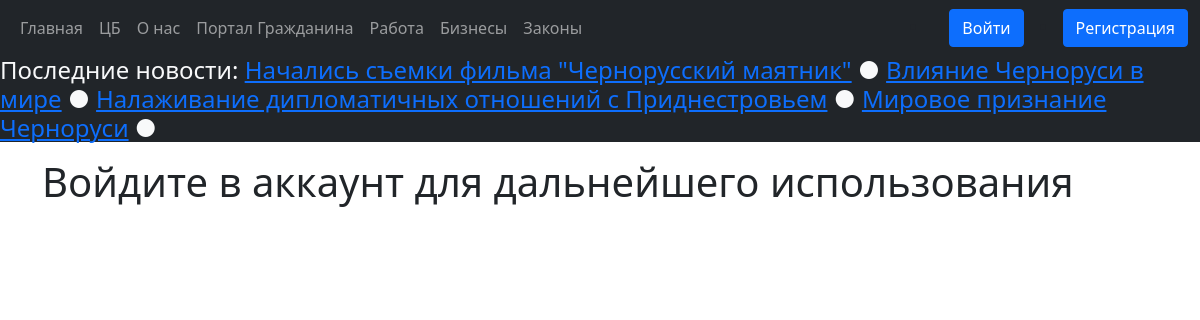
The page / on the database its author committed.
### bank/models.py (models this page shows, shortened)
class Article(models.Model):
    author = models.ForeignKey(User, on_delete=models.CASCADE, related_name='articles')
    title = models.CharField(max_length=1024)
    content = models.TextField()
    pub_date = models.DateTimeField(default=timezone.now)
    picture = models.ImageField(upload_to='article_image/', blank=True)
    class Meta:
        ordering = ['-pub_date']

### bank/views.py (the view)
# urls.py: path('', views.index, name='index'),
def index(request):
    all_emp = Employee.objects.all()
    total_money = 0
    count = 0
    for emp in all_emp:
        total_money += emp.position.salary
        count += 1
    average_salary = total_money // count
    central_bank = BankAccount.objects.get(name="GOV9G632R2")
    articles = Article.objects.all()[:10]
    index_dict = {
        'average_salary': average_salary,
        'central_bank': central_bank,
        'articles': articles,
    }
    return render(request, 'bank/index.html', context=index_dict)

### bank/templates/bank/index.html (shortened to what this page needs)
<!DOCTYPE html>
{% extends 'bank/base.html' %}
{% load static %}
{% block extra_nav %}
    <h4 class="bg-dark text-light"><marquee>Последние новости: {% for article in articles %}<a href="{% url 'bank:article' article.id%}">{{ article.title }}</a> ● {% endfor %}</marquee></h4>
{% endblock %}

### rows shown on the page
Article: title "Начались съемки фильма \"Чернорусский маятник\""
Article: title "Влияние Черноруси в мире"
Article: title "Налаживание дипломатичных отношений с Приднестровьем"
Article: title "Мировое признание Черноруси"
